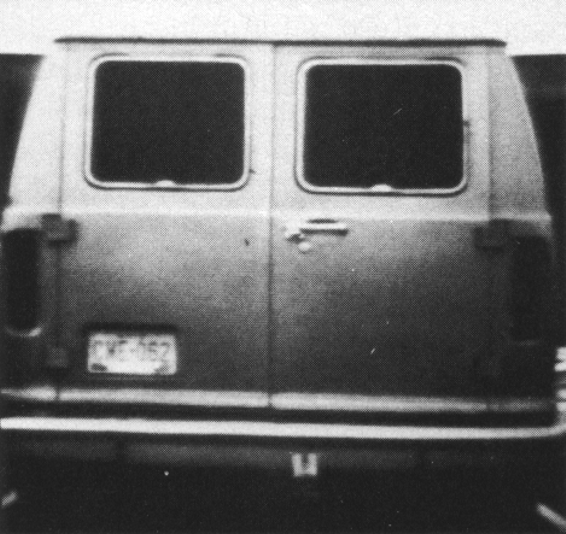
%> input picture Exercise/11603990329_zq_3/11603990329_3_2/image/image.png, 566 x 534 px
$ octave main.m   (GNU Octave 9; MATLAB toolbox functions it lacks are replaced by stand-ins)
%> lines starting %> are read from the running program, lines starting %| are printed output that depends on the picture
f = imread('image/image.png');
%> f is the input picture: size 534x566 uint8; min 26, max 255, mean 106.1

g1 = edge(f, 'Sobel');
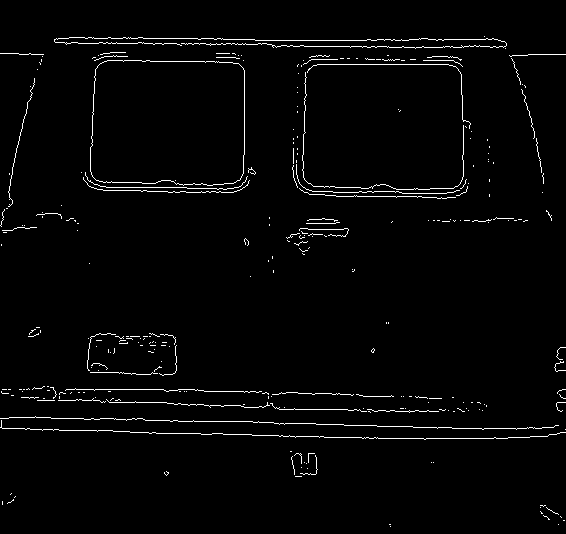
%> g1: size 534x566 logical; 2.2% white in thin lines or dots
g2 = edge(f, 'LoG');
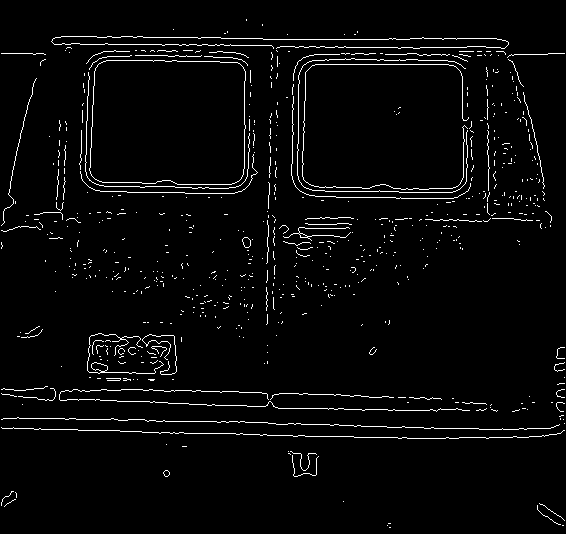
%> g2: size 534x566 logical; 3.2% white in thin lines or dots
g3 = edge(f, 'Canny');
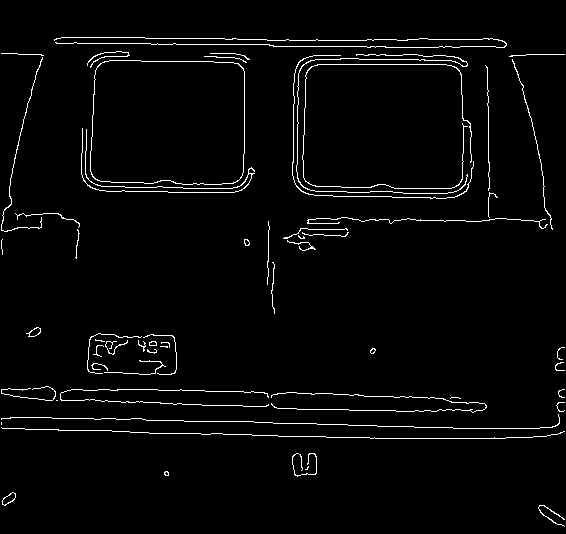
%> g3: size 534x566 logical; 2.8% white in thin lines or dots

figure;
subplot(2, 2, 1); imshow(f); title('原始图像');
subplot(2, 2, 2); imshow(g1); title('Sobel边缘检测器');
subplot(2, 2, 3); imshow(g2); title('LoG边缘检测器');
subplot(2, 2, 4); imshow(g3); title('Canny边缘检测器');

[H, theta, rho] = hough(g3, 'ThetaResolution', 0.2);
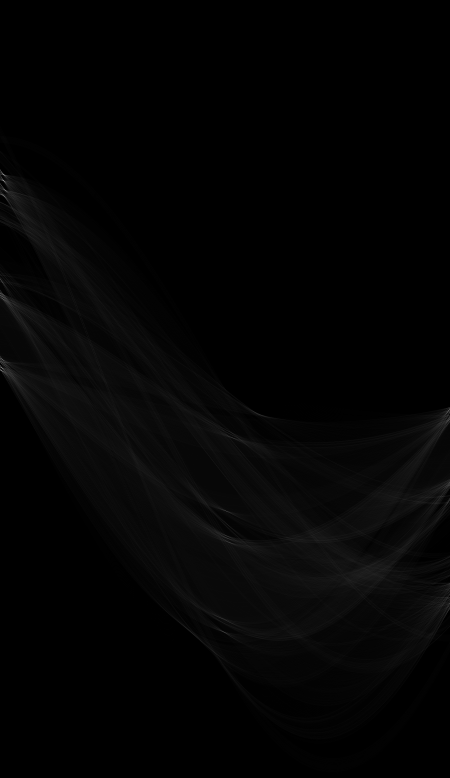
%> H: size 1555x900 double (shown at 1/2 size); min 0, max 351, mean 5.4; drawn with min black and max white
%> theta = 900 values from -90 to 89.8; rho = 1555 values from -777 to 777
imshow(H, [], 'XData', theta, 'YData', rho, 'InitialMagnification', 'fit');
axis on, axis normal;
xlabel('\theta'), ylabel('\rho');

peaks = houghpeaks(H, 5);
%> peaks = [362 8; 736 4; 381 11; 595 8]
hold on;
plot(theta(peaks(:, 2)), rho(peaks(:, 1)), 'linestyle', 'none', 'marker', 's', 'color', 'w');
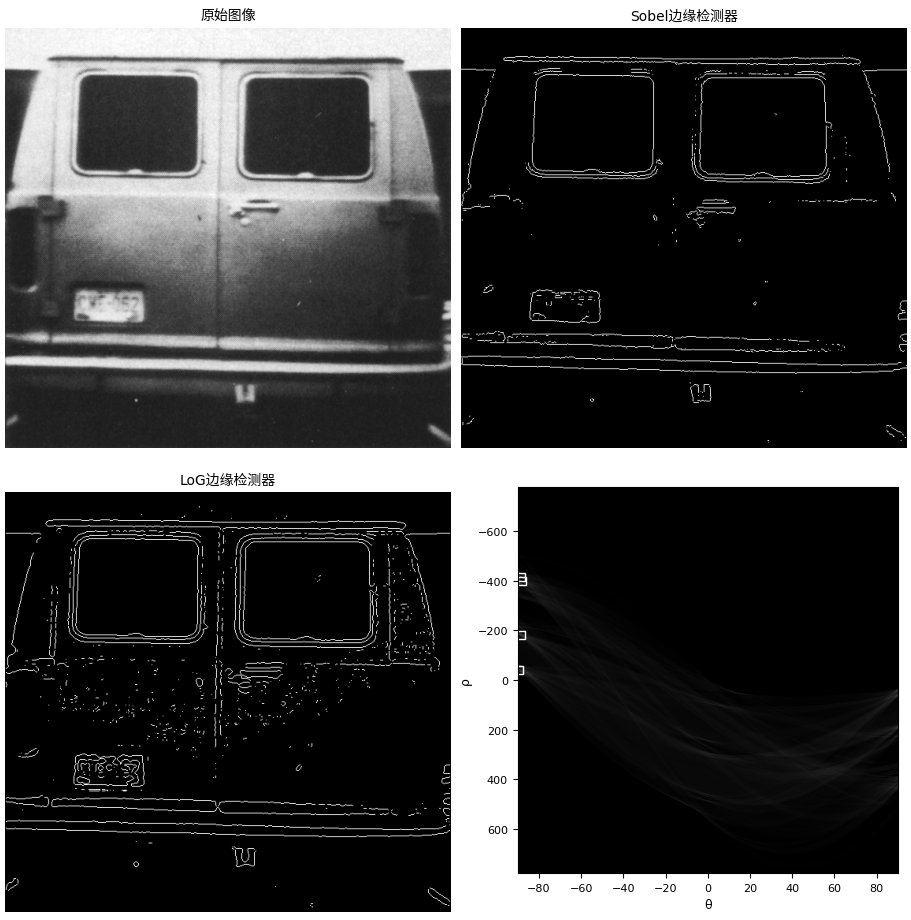
%> figure redrawn from the program's plot data, 4 panels

lines = houghlines(g3, theta, rho, peaks);
%> lines = 8 lines; point1 to point2 (x, y): (29, 399) to (297, 409), (255, 423) to (507, 429), (17, 418) to (220, 422), (57, 44) to (239, 45), (88, 186) to (243, 190), (324, 410) to (409, 412), (301, 191) to (370, 193), (335, 47) to (386, 47)
figure, imshow(g3), hold on;
for k = 1:length(lines)
    xy = [lines(k).point1; lines(k).point2];
    plot(xy(:,1), xy(:,2), 'lineWidth', 4, 'Color', [.8 .8 .8]);
end
%> this loop made 8 passes
%> xy on passes 1 to 8: [17 418; 220 422], [255 423; 507 429], [57 44; 239 45], [335 47; 386 47], [29 399; 297 409], [324 410; 409 412], [88 186; 243 190], [301 191; 370 193]
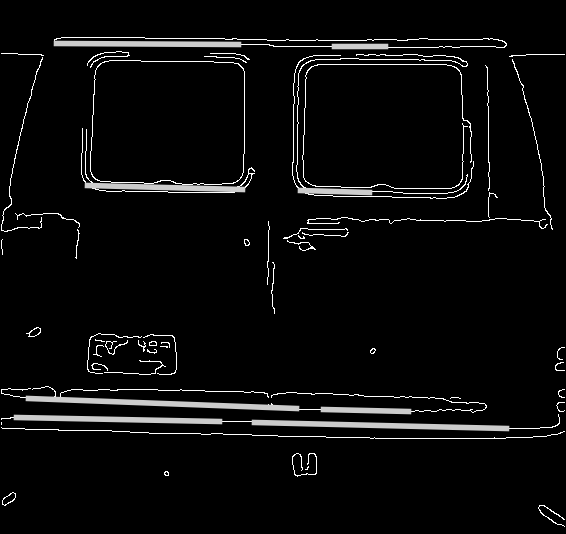
%> figure redrawn from the program's plot data
